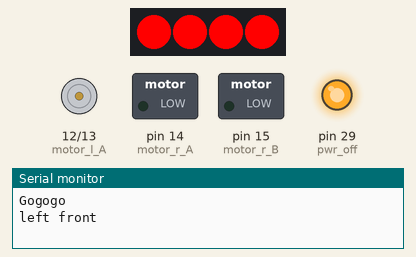
Bench run of a sketch on a simulated Arduino Mega 2560, built with avr-gcc and run on an emulated ATmega2560. On the bench: 4 RGB LEDs in strip order, left to right, motor-driver pin pairs drawn as motors (green arrow = first pin HIGH = forward, orange = second pin HIGH = backward, longer = more drive), switched loads named in the sketch (green lamp = pin HIGH), output pins drawn as LEDs (lit = HIGH), the last lines printed to the serial monitor.

Above: at 0.1 s.
At 4.1 s:
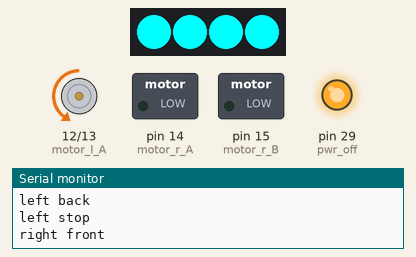
At 10.9 s:
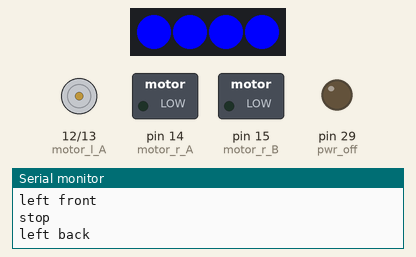
At 14.7 s:
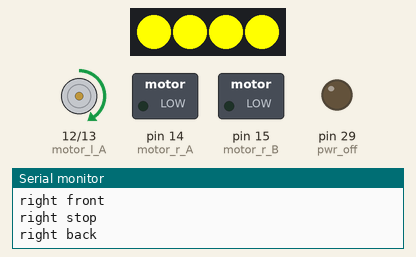
At 26.5 s:
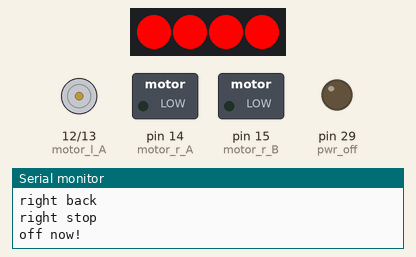
At 33.4 s:
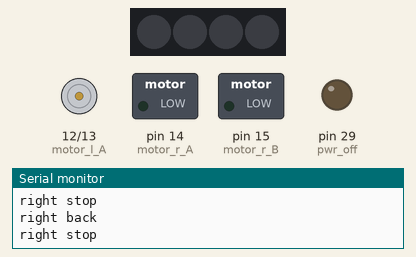
Timing chart, 0 to 40.0 s (numbered marks = the images above):
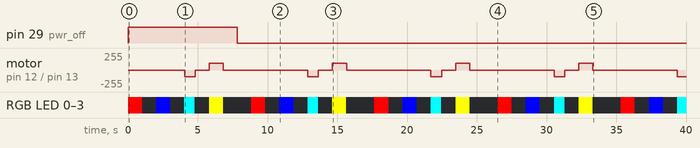

Measured:
- by itself, pin 29 (pwr_off): HIGH → LOW at 7.8 s
- by itself, motor on pin 12 (motor_l_A) / pin 13 (motor_l_B): repeats every 8.8 s: stopped 1.0 s, forward 100/255 1.0 s, stopped 6.1 s, backward 100/255 0.76 s
- by itself, RGB LED 0–3: repeats every 8.8 s: off 1.0 s, RGB(0, 0, 255) 1.0 s, off 1.0 s, RGB(0, 255, 255) 0.76 s, off 1.0 s, RGB(255, 255, 0) 1.0 s, off 2.0 s, RGB(255, 0, 0) 1.0 s

The sketch:

motors.ino
```cpp
#include <WS2812.h>
#define LEDCount 4   // Number of LEDs to drive
WS2812 LED(LEDCount);

//this is for the latest version of 17 MAR 2017 and ahead


const int rst_wifi = 0;   //wifi
const int opt_A = 1;    //opt
const int opt_B = 2;    //opt
const int spk_A = 3;    //spk
const int spk_B = 4;    //spk
const int miso = 5;       //miso

const int motor_l_A = 12;
const int motor_l_B = 13;
const int motor_r_A = 14;
const int motor_r_B = 15;

const int outputPin = 21;    //leds
const int pwr_off   = 29;    //pwr off

int time = 1000;
int speed = 100;

void setup() {

  LED.setOutput(outputPin);
  /* You may uncomment one of the following three lines to switch
    to a different data transmission sequence for your addressable LEDs.
    (These functions can be used at any point in your program as needed.)   */

  LED.setColorOrderRGB();  // Uncomment for RGB color order
  //LED.setColorOrderBRG();  // Uncomment for BRG color order
  //LED.setColorOrderGRB();  // Uncomment for GRB color order (Default; will be used if none other is defined.)

  pinMode(pwr_off, OUTPUT);
  digitalWrite(pwr_off, HIGH);

  pinMode(motor_l_A, OUTPUT);
  pinMode(motor_l_B, OUTPUT);
  pinMode(motor_r_A, OUTPUT);
  pinMode(motor_r_B, OUTPUT);

  /*
    Frequency of oscillation f =  (clock) / (2 * Divisor * TOP)
    These are all for 16MHz, calculate half for 8MHz
    Setting 	Divisor 	Frequency
    0x01 	 	1 	 	31372.55
    0x02 	 	8 	 	3921.16
    0x03          64 	 	490.20   <--DEFAULT
    0x04  	256 	 	122.55
    0x05 	 	1024 	 	30.64
    TCCR1B = (TCCR1B & 0b11111000) | <setting>;

    Setting 	Divisor 	Frequency
    0x01 	 	1  		31372.55
    0x02 	 	8 	 	3921.16
    0x03  	32  		980.39
    0x04 	 	64 	 	490.20   <--DEFAULT
    0x05 	 	128  		245.10
    0x06  	256  		122.55
    0x07 	 	1024  		30.64
    TCCR2B = (TCCR2B & 0b11111000) | <setting>;
  */

  //  TCCR1B = (TCCR1B & 0b11111000) | 0x05;
  //  TCCR2B = (TCCR2B & 0b11111000) | 0x07;

  Serial.begin(57600);
  Serial.println("Gogogo");
}

void loop() {

  set_color(255, 0, 0);
  Serial.println("left front");
  analogWrite(motor_r_A, speed);
  analogWrite(motor_r_B, 0);
  analogWrite(motor_l_A, 0);
  analogWrite(motor_l_B, 0);

  delay(time);

  set_color(0, 0, 0);
  Serial.println("stop");
  digitalWrite(motor_r_A, LOW);
  digitalWrite(motor_r_B, LOW);
  digitalWrite(motor_l_A, LOW);
  digitalWrite(motor_l_B, LOW);
  delay(time);


  set_color(0, 0, 255);
  analogWrite(motor_r_A, 0);
  analogWrite(motor_r_B, speed);
  analogWrite(motor_l_A, 0);
  analogWrite(motor_l_B, 0);
  Serial.println("left back");
  delay(time);

  set_color(0, 0, 0);
  Serial.println("left stop");
  digitalWrite(motor_r_A, LOW);
  digitalWrite(motor_r_B, LOW);
  digitalWrite(motor_l_A, LOW);
  digitalWrite(motor_l_B, LOW);
  delay(time);


  set_color(0, 255, 255);
  analogWrite(motor_r_A, 0);
  analogWrite(motor_r_B, 0);
  analogWrite(motor_l_A, 0);
  analogWrite(motor_l_B, speed);
  Serial.println("right front");
  delay(750);

  set_color(0, 0, 0);
  digitalWrite(motor_r_A, LOW);
  digitalWrite(motor_r_B, LOW);
  digitalWrite(motor_l_A, LOW);
  digitalWrite(motor_l_B, LOW);
  Serial.println("right stop");
  delay(time);

  set_color(255, 255, 0);
  analogWrite(motor_r_A, 0);
  analogWrite(motor_r_B, 0);
  analogWrite(motor_l_A, speed);
  analogWrite(motor_l_B, 0);
  Serial.println("right back");
  delay(time);

  set_color(0, 0, 0);
  digitalWrite(motor_r_A, LOW);
  digitalWrite(motor_r_B, LOW);
  digitalWrite(motor_l_A, LOW);
  digitalWrite(motor_l_B, LOW);
  Serial.println("right stop");
  delay(time);
  Serial.println("off now!");
  //  while (1);
  digitalWrite(pwr_off, LOW);
  delay(time);
}


void set_color(int colorR, int colorG, int colorB) {
  for (int i = 0; i < LEDCount; i++) {
    cRGB value;
    value.b = colorB;
    value.g = colorG;
    value.r = colorR; // RGB Value -> Red Only
    LED.set_crgb_at(i, value); // Set value at LED found at index 0
  }

  LED.sync(); // Sends the data to the LEDs
  delay(10); // Wait (ms)
}
```
